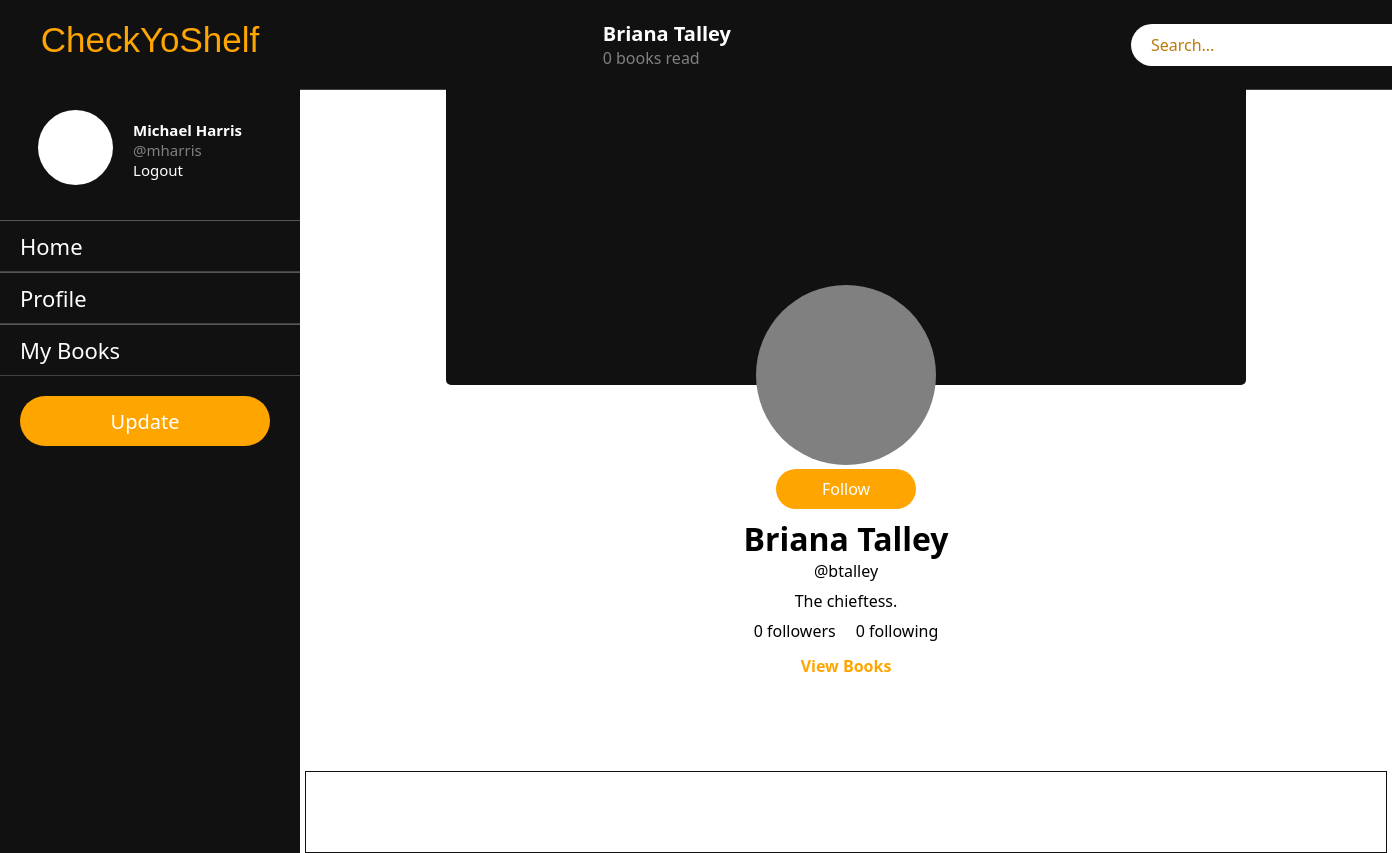
The page /btalley/ (signed in) on the database its author committed.
### app/models.py (models this page shows, shortened)
class Profile(models.Model):
    user = models.OneToOneField(User, on_delete=models.CASCADE, primary_key=True)
    name = models.CharField(max_length=200)
    bio = models.TextField(blank=True)
    followers = []
    following = []

### app/views.py (the view)
# urls.py: path("<str:username>/", profile_view, name="profile"),
@login_required(login_url="login")
def profile_view(request, username):
    context = {}
    current_user = request.user
    my_profile = Profile.objects.get(user=current_user)
    try:
        user = User.objects.get(username=username)
        profile = Profile.objects.get(user=user)
        posts = Post.objects.filter(profile=profile)
        bookshelf = Bookshelf.objects.get(profile=profile, name="Read")
        read_books = bookshelf.books.all()
        books_read = read_books.count()
        follower_count = len(profile.followers)
        following_count = len(profile.following)
    except:
        user = None
        profile = None
        posts = None
        bookshelf = None
        read_books = None
        books_read = 0
        follower_count = 0
        following_count = 0
    result = ""
    if books_read == 1:
        result = f"{books_read} book read"
    else:
        result = f"{books_read} books read"
    context["current_user"] = current_user
    context["my_profile"] = my_profile
    context["user"] = user
    context["profile"] = profile
    context["result"] = result
    context["follower_count"] = follower_count
    context["following_count"] = following_count
    context["posts"] = posts
    return render(request, "profile.html", context)

### app/templates/profile.html (shortened to what this page needs)
{% extends "base.html" %}  {% block content %}
<div class="profile-nav">
  <div class="info">
    <div class="name">
      <p>{{ profile.name }}</p>
    </div>
    <div class="books-read">
      <p>{{ result }}</p>
    </div>
  </div>
  <div class="corner-search-bar">
    <input type="text" placeholder="Search..." />
  </div>
</div>
<div class="profile-card">
  <div class="photos">
    <span class="cover-photo"></span>
    <span class="profile-photo"></span>
  </div>
  <div class="details-container">
    <ul>
      <li>
        <div class="profile-btn">
          {% if current_user != user %}
          <a href="">Follow</a>
          {% else %}
          <a href="{% url "edit_profile" %}">Edit Profile</a>
          {% endif %}
        </div>
      </li>
      <li>
        <div class="user-details">
          <h1 class="name">{{ profile.name }}</h1>
          <p class="username">@{{ profile.user }}</p>
        </div>
      </li>
      <li>
        <div class="bio">
          <p>{{ profile.bio }}</p>
        </div>
      </li>
      <li>
        <div class="followers">
          <p>{{ follower_count }} followers</p>
          <p>{{ following_count }} following</p>
        </div>
      </li>
      <li>
        <div class="profile-books-btn">
          <a href="{% url "bookshelves" profile.user %}">View Books</a>
        </div>
      </li>
    </ul>
  </div>
</div>
<div class="profile-content">
  <div class="post">
  </div>
</div>
{% endblock content %}

### app/templates/base.html (shortened to what this page needs)
{% load static %}
<!DOCTYPE html>
<html lang="en">
  <head>
    <link rel="stylesheet" href="{% static "styles.css" %}">
  </head>
  <body>
    <div class="wrapper">
      <div class="side-nav">
        <div class="logo">
          <p>CheckYoShelf</p>
        </div>
        <div class="profile-section">
          <div class="profile-pic">
            <span></span>
          </div>
          <div class="user-info">
            <p class="name">{{ my_profile.name }}</p>
            <p class="username">@{{ current_user }}</p>
            <a href="{% url "logout" %}">Logout</a>
          </div>
        </div>
        <ul>
          <li><a href="{% url "home" %}">Home</a></li>
          <li><a href="{% url "profile" current_user %}">Profile</a></li>
          <li><a href="{% url "bookshelves" current_user %}">My Books</a></li>
        </ul>
        <div class="btn-container">
          <div class="btn">
            <a href="{% url "make_post" current_user %}">Update</a>
          </div>
        </div>
      </div>
      <div class="main-content">{% block content %}{% endblock content %}</div>
    </div>
  </body>
</html>

### app/static/styles.css (style rules this page uses)
* { margin: 0; padding: 0; list-style: none; text-decoration: none; font-family: 'Segoe UI', Tahoma, Geneva, Verdana, sans-serif; }
.wrapper { display: flex; position: relative; }
.wrapper .side-nav { height: 100%; width: 300px; position: fixed; background-color: #111; }
.wrapper .side-nav .logo { padding: 20px; text-align: center; }
.wrapper .side-nav .logo p { font-size: 35px; font-family: 'Franklin Gothic Medium', 'Arial Narrow', Arial, sans-serif !important; color: orange; }
.wrapper .side-nav .profile-section { display: flex; justify-content: center; align-items: center; padding: 20px; }
.wrapper .side-nav .profile-section .user-info { font-size: 15px; padding: 20px; }
.wrapper .side-nav .profile-section .user-info .name { color: white; font-weight: bold; }
.wrapper .side-nav .profile-section .user-info .username { color: gray; }
.wrapper .side-nav .profile-section .user-info a { color: white; transition: .3s; }
.wrapper .side-nav .profile-section span { height: 75px; width: 75px; background-color: white; display: inline-block; border-radius: 50px; }
.wrapper .side-nav ul li { padding: 10px 10px 10px 20px; border-bottom: 1px solid #434242; border-top: 1px solid #565656; transition: .3s; }
.wrapper .side-nav ul li a { font-size: 22px; color: white; display: block; }
.wrapper .btn-container { padding: 20px; }
.wrapper .btn-container .btn { height: 40px; width: 150px; padding: 5px 50px; background-color: orange; display: flex; justify-content: center; align-items: center; border-radius: 35px; transition: .3s; }
.wrapper .btn-container .btn a { font-size: 20px; font-weight: 500; color: white; display: block; }
.wrapper .main-content { width: 100%; margin-left: 300px; }
::placeholder { color: rgb(186, 124, 8); }
.wrapper .main-content .profile-nav { position: fixed; display: flex; justify-content: center; align-items: center; width: 100%; background-color: #111; border-bottom: 1px solid #434242; padding: 20px; gap: 400px; }
.wrapper .main-content .profile-nav .info .name { font-size: 20px; font-weight: bold; color: white; }
.wrapper .main-content .profile-nav .info .books-read { color: gray; }
.wrapper .main-content .profile-nav .corner-search-bar { width: 20%; padding: 10px; background-color: white; border-radius: 30px; }
.wrapper .main-content .profile-nav .corner-search-bar input[type=text] { width: 95%; font-size: 16px; margin-left: 10px; border: none; outline: none; background: transparent; color: orange; }
.wrapper .main-content .profile-card { padding: 85px 60px; }
.wrapper .main-content .profile-card .photos { position: relative; display: flex; justify-content: center; }
.wrapper .main-content .profile-card .photos .cover-photo { position: relative; height: 300px; width: 800px; background-color: #111; border-radius: 5px; }
.wrapper .main-content .profile-card .photos .profile-photo { position: absolute; height: 180px; width: 180px; background-color: gray; border-radius: 100px; margin-top: 200px; }
.wrapper .main-content .profile-card .details-container { margin-top: 80px; text-align: center; display: flex; justify-content: center; }
.wrapper .main-content .profile-card .details-container ul li { padding: 4px; display: flex; justify-content: center; }
.wrapper .main-content .profile-card .details-container .followers { display: flex; justify-content: center; align-items: center; gap: 20px; }
.wrapper .main-content .profile-card .details-container .profile-books-btn { border-radius: 35px; padding: 5px 2px; transition: .3s; }
.wrapper .main-content .profile-card .details-container .profile-books-btn a { color: orange; font-weight: bold; }
.wrapper .main-content .profile-card .profile-btn { height: 20px; width: 80px; padding: 10px 30px; background-color: orange; display: flex; justify-content: center; align-items: center; border-radius: 35px; transition: .3s; }
.wrapper .main-content .profile-card .profile-btn a { color: white; font-weight: 500; }
.wrapper .main-content .profile-content { display: flex; justify-content: center; }
.wrapper .main-content .profile-content .post { padding: 40px; text-align: center; border: 1px solid #111; width: 1000px; }

### rows shown on the page
Profile: name "Michael Harris"
Profile: name "Briana Talley", user "btalley", bio "The chieftess."

### other values the page prints
{{ current_user }} "mharris"
{{ result }} "0 books read"
{{ follower_count }} "0"
{{ following_count }} "0"
